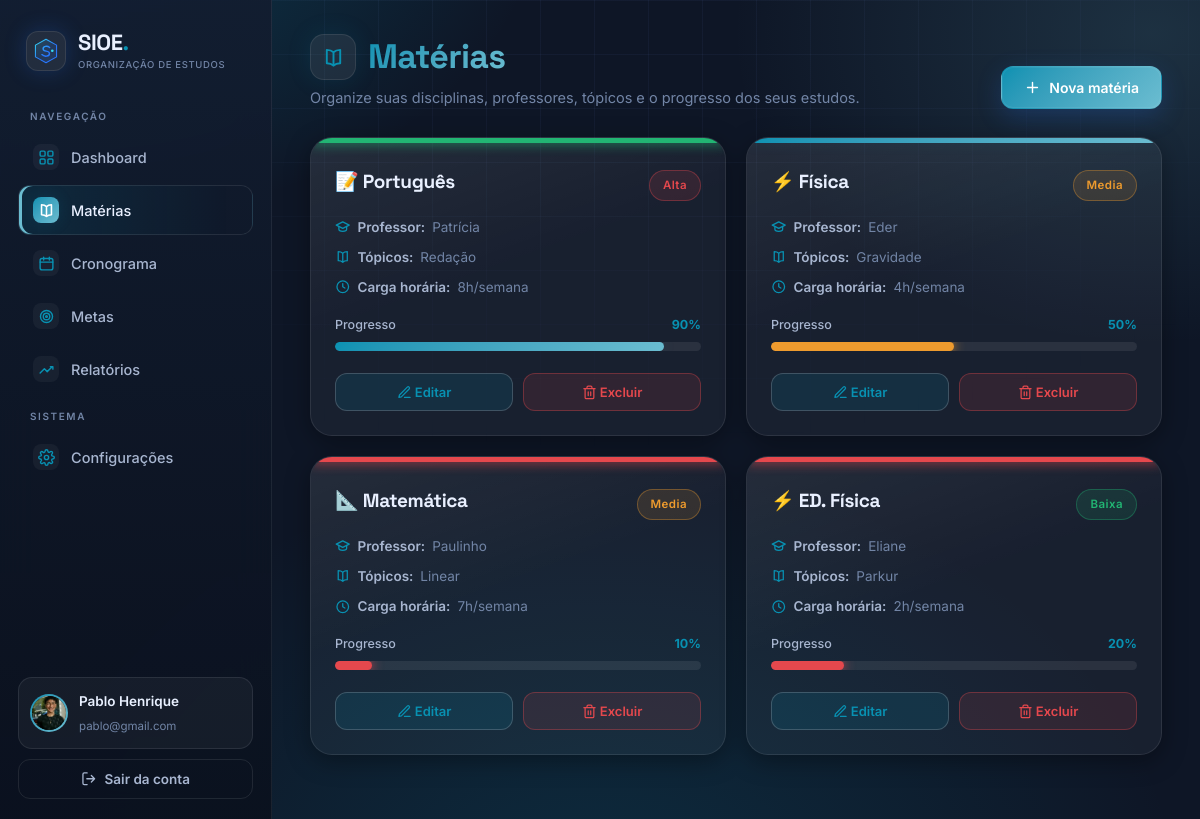
Page /materias/ (signed in) on the committed database.
### core/models.py (models this page shows, shortened)
class Perfil(models.Model):
    OBJETIVO_CHOICES = [
        ('ENEM', 'ENEM'),
        ('VESTIBULAR', 'Vestibular'),
        ('CONCURSO', 'Concurso'),
        ('ESTUDOS_GERAIS', 'Estudos Gerais'),
    ]
    SERIE_CHOICES = [
        ('1EM', '1º Ano - Ensino Medio'),
        ('2EM', '2º Ano - Ensino Medio'),
        ('3EM', '3º Ano - Ensino Medio'),
        ('CURSINHO', 'Cursinho Pre-Vestibular'),
        ('SUPERIOR', 'Ensino Superior'),
    ]
    usuario = models.OneToOneField(User, on_delete=models.CASCADE, related_name='perfil')
    telefone = models.CharField('Telefone', max_length=20, blank=True, null=True)
    data_nascimento = models.DateField('Data de Nascimento', blank=True, null=True)
    instituicao = models.CharField('Instituicao de Ensino', max_length=200, blank=True, null=True)
    serie = models.CharField('Serie', max_length=20, choices=SERIE_CHOICES, blank=True, null=True)
    objetivo = models.CharField('Objetivo', max_length=20, choices=OBJETIVO_CHOICES, default='ENEM')
    avatar = models.ImageField('Avatar', upload_to='avatars/', blank=True, null=True)
    data_cadastro = models.DateTimeField('Data de Cadastro', auto_now_add=True)

class Materia(models.Model):
    PRIORIDADE_CHOICES = [
        ('high', 'Alta'),
        ('medium', 'Media'),
        ('low', 'Baixa'),
    ]
    usuario = models.ForeignKey(User, on_delete=models.CASCADE, related_name='materias')
    nome = models.CharField('Nome da Materia', max_length=100)
    professor = models.CharField('Professor', max_length=100, blank=True, null=True)
    topicos = models.TextField('Topicos', blank=True, null=True)
    carga_horaria = models.PositiveIntegerField('Carga Horaria (h/semana)', default=4)
    prioridade = models.CharField('Prioridade', max_length=10, choices=PRIORIDADE_CHOICES, default='medium')
    progresso = models.PositiveIntegerField('Progresso (%)', default=0)
    emoji = models.CharField('Emoji', max_length=10, default='📖')
    data_criacao = models.DateTimeField('Data de Criacao', auto_now_add=True)
    data_atualizacao = models.DateTimeField('Data de Atualizacao', auto_now=True)
    def get_prioridade_label(self):
        return dict(self.PRIORIDADE_CHOICES).get(self.prioridade, 'Media')

### core/views.py (the view)
@login_required
def materias_view(request):
    user = request.user
    if request.method == 'POST':
        form = MateriaForm(request.POST)
        if form.is_valid():
            materia = form.save(commit=False)
            materia.usuario = user
            materia.emoji = get_emoji_for_subject(form.cleaned_data['nome'])
            materia.save()
            messages.success(request, f'Matéria "{materia.nome}" criada com sucesso!')
            return redirect('core:materias')
        for mensagem in erros_do_form(form):
            messages.error(request, mensagem)
    else:
        form = MateriaForm()
    ordem_prioridade = Case(
        When(prioridade='high', then=Value(0)),
        When(prioridade='medium', then=Value(1)),
        default=Value(2),
        output_field=IntegerField(),
    )
    materias = Materia.objects.filter(usuario=user).order_by(ordem_prioridade, 'nome')
    return render(request, 'core/materias.html', {'form': form, 'materias': materias})

### core/context_processors.py (called while the page is built)
def user_context(request):
    context = {}
    if request.user.is_authenticated:
        config, _ = Configuracao.objects.get_or_create(usuario=request.user)
        perfil, _ = Perfil.objects.get_or_create(usuario=request.user)
        context['config'] = config
        context['perfil'] = perfil
    return context

### core/templates/core/materias.html (shortened to what this page needs)
{% extends 'core/base.html' %}
{% load static %}
{% block content %}
<header class="page-head fade-in">
    <div>
        <h1 class="page-title"><span class="emoji"><svg class="ico-svg" aria-hidden="true"><use href="#i-book"></use></svg></span> <em>Matérias</em></h1>
        <p class="page-sub">Organize suas disciplinas, professores, tópicos e o progresso dos seus estudos.</p>
    </div>
    <div class="page-actions">
        <button class="btn btn-primary" onclick="document.getElementById('modal').style.display='flex';"><svg class="ico-svg" aria-hidden="true"><use href="#i-plus"></use></svg> Nova matéria</button>
    </div>
</header>
<div class="subjects-grid fade-in">
    {% if materias %}
        {% for materia in materias %}
        <div class="subject-card">
            {% if materia.progresso >= 80 %}
                <div class="card-bar bar-ok"></div>
            {% elif materia.progresso >= 50 %}
                <div class="card-bar bar-accent"></div>
            {% elif materia.progresso >= 25 %}
                <div class="card-bar bar-warn"></div>
            {% else %}
                <div class="card-bar bar-danger"></div>
            {% endif %}
            <div class="subject-header">
                <h3>{{ materia.emoji|default:"📖" }} {{ materia.nome }}</h3>
                <span class="priority {{ materia.prioridade }}">{{ materia.get_prioridade_label }}</span>
            </div>
            {% if materia.professor %}
            <div class="info"><svg class="ico-svg" aria-hidden="true"><use href="#i-cap"></use></svg> <span class="label">Professor:</span> {{ materia.professor }}</div>
            {% endif %}
            {% if materia.topicos %}
            <div class="info"><svg class="ico-svg" aria-hidden="true"><use href="#i-book"></use></svg> <span class="label">Tópicos:</span> {{ materia.topicos }}</div>
            {% endif %}
            {% if materia.carga_horaria %}
            <div class="info"><svg class="ico-svg" aria-hidden="true"><use href="#i-clock"></use></svg> <span class="label">Carga horária:</span> {{ materia.carga_horaria }}h/semana</div>
            {% endif %}
            <div class="progress-box">
                <div class="progress-top">
                    <span>Progresso</span>
                    <span class="percent">{{ materia.progresso }}%</span>
                </div>
                <div class="progress">
                    {% if materia.progresso >= 80 %}
                        <div class="bar-accent" style="width:{{ materia.progresso }}%;"></div>
                    {% elif materia.progresso >= 60 %}
                        <div class="bar-ok" style="width:{{ materia.progresso }}%;"></div>
                    {% elif materia.progresso >= 40 %}
                        <div class="bar-warn" style="width:{{ materia.progresso }}%;"></div>
                    {% else %}
                        <div class="bar-danger" style="width:{{ materia.progresso }}%;"></div>
                    {% endif %}
                </div>
            </div>
            <div class="buttons">
                <button class="btn-action btn-edit" onclick="openEditModal({{ materia.id }})"><svg class="ico-svg" aria-hidden="true"><use href="#i-edit"></use></svg> Editar</button>
                <form method="post" action="{% url 'core:materia_delete' materia.id %}" style="display:contents;" onsubmit="return confirm('Tem certeza que deseja excluir esta matéria? As atividades e metas ligadas a ela também serão removidas.');">
                    <button type="submit" class="btn-action btn-delete"><svg class="ico-svg" aria-hidden="true"><use href="#i-trash"></use></svg> Excluir</button>
                </form>
            </div>
        </div>
        {% endfor %}
    {% endif %}
</div>
{% endblock %}

### core/templates/core/base.html (shortened to what this page needs)
{% load static %}
<!DOCTYPE html>
<html lang="pt-BR" data-theme="{{ config.tema|default:'light' }}">
<head>
</head>
<body data-theme="{{ config.tema|default:'light' }}">
<div class="bg-fx" aria-hidden="true"></div>
{% block nav %}
<aside class="sidebar" id="sidebar">
    <a class="brand" href="{% url 'core:dashboard' %}">
        <span class="brand-logo"><img src="{% static 'core/img/logo.svg' %}" alt="SIOE"></span>
        <span>
            <span class="brand-name">SIOE<span>.</span></span>
            <span class="brand-sub">Organização de Estudos</span>
        </span>
    </a>
    <div class="nav-label">Navegação</div>
    <nav class="nav">
        {% with rota=request.resolver_match.url_name %}
        <a class="nav-item{% if rota == 'dashboard' %} active{% endif %}" href="{% url 'core:dashboard' %}"><span class="ico"><svg class="ico-svg"><use href="#i-grid"/></svg></span> Dashboard</a>
        <a class="nav-item{% if rota == 'materias' or rota == 'materia_edit' or rota == 'materia_delete' %} active{% endif %}" href="{% url 'core:materias' %}"><span class="ico"><svg class="ico-svg"><use href="#i-book"/></svg></span> Matérias</a>
        <a class="nav-item{% if rota == 'cronogramas' or rota == 'atividade_delete' %} active{% endif %}" href="{% url 'core:cronogramas' %}"><span class="ico"><svg class="ico-svg"><use href="#i-calendar"/></svg></span> Cronograma</a>
        <a class="nav-item{% if rota == 'metas' or rota == 'meta_edit' or rota == 'meta_delete' %} active{% endif %}" href="{% url 'core:metas' %}"><span class="ico"><svg class="ico-svg"><use href="#i-target"/></svg></span> Metas</a>
        <a class="nav-item{% if rota == 'relatorios' %} active{% endif %}" href="{% url 'core:relatorios' %}"><span class="ico"><svg class="ico-svg"><use href="#i-trending-up"/></svg></span> Relatórios</a>
        {% endwith %}
    </nav>
    <div class="nav-label">Sistema</div>
    <nav class="nav">
        <a class="nav-item{% if request.resolver_match.url_name == 'configuracoes' %} active{% endif %}" href="{% url 'core:configuracoes' %}"><span class="ico"><svg class="ico-svg"><use href="#i-settings"/></svg></span> Configurações</a>
    </nav>
    <div class="sidebar-foot">
        <div class="user-chip">
            {% if perfil and perfil.avatar %}
                <img src="{{ perfil.avatar.url }}" alt="Avatar">
            {% else %}
                <span class="avatar-fallback">{{ user.first_name|default:user.username|first|upper }}</span>
            {% endif %}
            <span style="min-width:0;">
                <span class="u-name">{{ user.get_full_name|default:user.username }}</span>
                <span class="u-mail">{{ user.email|default:"Estudante" }}</span>
            </span>
        </div>
        <form method="post" action="{% url 'core:logout' %}" style="margin:0;">
            <button type="submit" class="btn-logout"><svg class="ico-svg" aria-hidden="true"><use href="#i-log-out"/></svg> Sair da conta</button>
        </form>
    </div>
</aside>
{% endblock %}
<main class="main{% block content_class %}{% endblock %}">
    {% block content %}{% endblock %}
</main>
</body>
</html>

### core/templates/core/materias.html (style rules this page uses)
.subjects-grid { display: grid; grid-template-columns: repeat(auto-fill, minmax(300px, 1fr)); gap: 20px; }
.subject-card { position: relative; overflow: hidden; padding: 26px 24px 24px; background: var(--panel); border: 1px solid var(--stroke); border-radius: var(--r-lg); box-shadow: var(--sh-1); backdrop-filter: blur(12px); -webkit-backdrop-filter: blur(12px); transition: transform .3s ease, box-shadow .3s ease, border-color .3s ease; }
.subject-card::before { content: ''; position: absolute; inset: 0; background: linear-gradient(160deg, rgba(255,255,255,.06), transparent 45%); pointer-events: none; z-index: 0; }
.subject-card > * { position: relative; z-index: 1; }
.subject-card .card-bar { position: absolute; top: 0; left: 0; width: 100%; height: 5px; z-index: 2; }
.bar-accent, .progress > .bar-accent { background: var(--accent-grad-full); box-shadow: 0 0 14px var(--accent-soft); }
.bar-ok, .progress > .bar-ok { background: var(--ok); box-shadow: 0 0 12px var(--ok); }
.bar-warn, .progress > .bar-warn { background: var(--warn); box-shadow: 0 0 12px var(--warn); }
.bar-danger, .progress > .bar-danger { background: var(--danger); box-shadow: 0 0 12px var(--danger); }
.subject-header { display: flex; justify-content: space-between; align-items: flex-start; gap: 12px; margin-bottom: 16px; padding-top: 6px; }
.subject-header h3 { font-family: var(--font-display); font-size: 19px; font-weight: 700; line-height: 1.3; color: var(--txt); }
.priority { display: inline-flex; align-items: center; padding: 5px 13px; border-radius: 99px; border: 1px solid transparent; font-size: 11.5px; font-weight: 600; letter-spacing: .04em; white-space: nowrap; flex-shrink: 0; }
.priority.high { background: rgba(229,72,77,.13); border-color: rgba(229,72,77,.35); color: var(--danger); }
.priority.medium { background: rgba(238,155,46,.13); border-color: rgba(238,155,46,.35); color: var(--warn); }
.priority.low { background: rgba(34,181,115,.13); border-color: rgba(34,181,115,.35); color: var(--ok); }
.info { display: flex; align-items: center; gap: 7px; margin-bottom: 10px; font-size: 13.5px; line-height: 1.5; color: var(--txt-3); }
.info .label { display: inline; margin: 0; font-size: inherit; font-weight: 600; letter-spacing: 0; text-transform: none; color: var(--txt-2); }
.progress-box { margin-top: 18px; }
.buttons { margin-top: 22px; display: flex; gap: 10px; }
.btn-action { flex: 1; padding: 10px 12px; font-family: inherit; font-size: 13px; font-weight: 600; border: 1px solid transparent; border-radius: 12px; cursor: pointer; transition: all .22s ease; }
.btn-edit { background: var(--accent-soft); border-color: var(--stroke-2); color: var(--accent); }
.btn-delete { background: rgba(229,72,77,.12); border-color: rgba(229,72,77,.35); color: var(--danger); }

### rows in the picture
Perfil: avatar (picture)
Materia: emoji "📝", nome "Português", get_prioridade_label "Alta", professor "Patrícia", topicos "Redação", carga_horaria "8", progresso "90"
Materia: emoji "⚡", nome "Física", get_prioridade_label "Media", professor "Eder", topicos "Gravidade", carga_horaria "4", progresso "50"
Materia: emoji "📐", nome "Matemática", get_prioridade_label "Media", professor "Paulinho", topicos "Linear", carga_horaria "7", progresso "10"
Materia: emoji "⚡", nome "ED. Física", get_prioridade_label "Baixa", professor "Eliane", topicos "Parkur", carga_horaria "2", progresso "20"

### other values in the picture
{{ user.get_full_name|default:user.username }} "Pablo Henrique"
{{ user.email|default:"Estudante" }} "pablo@gmail.com"
